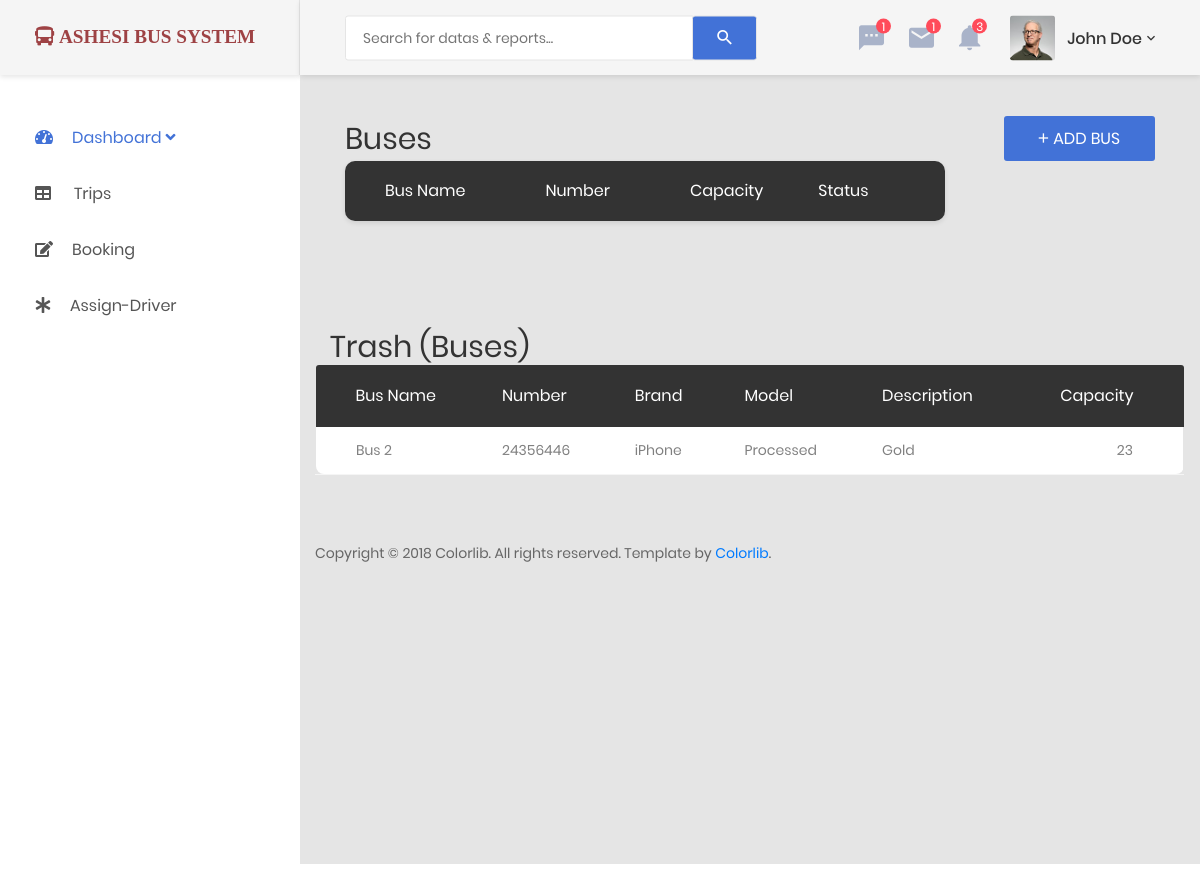
The app's page /admin/bus.php, older data.
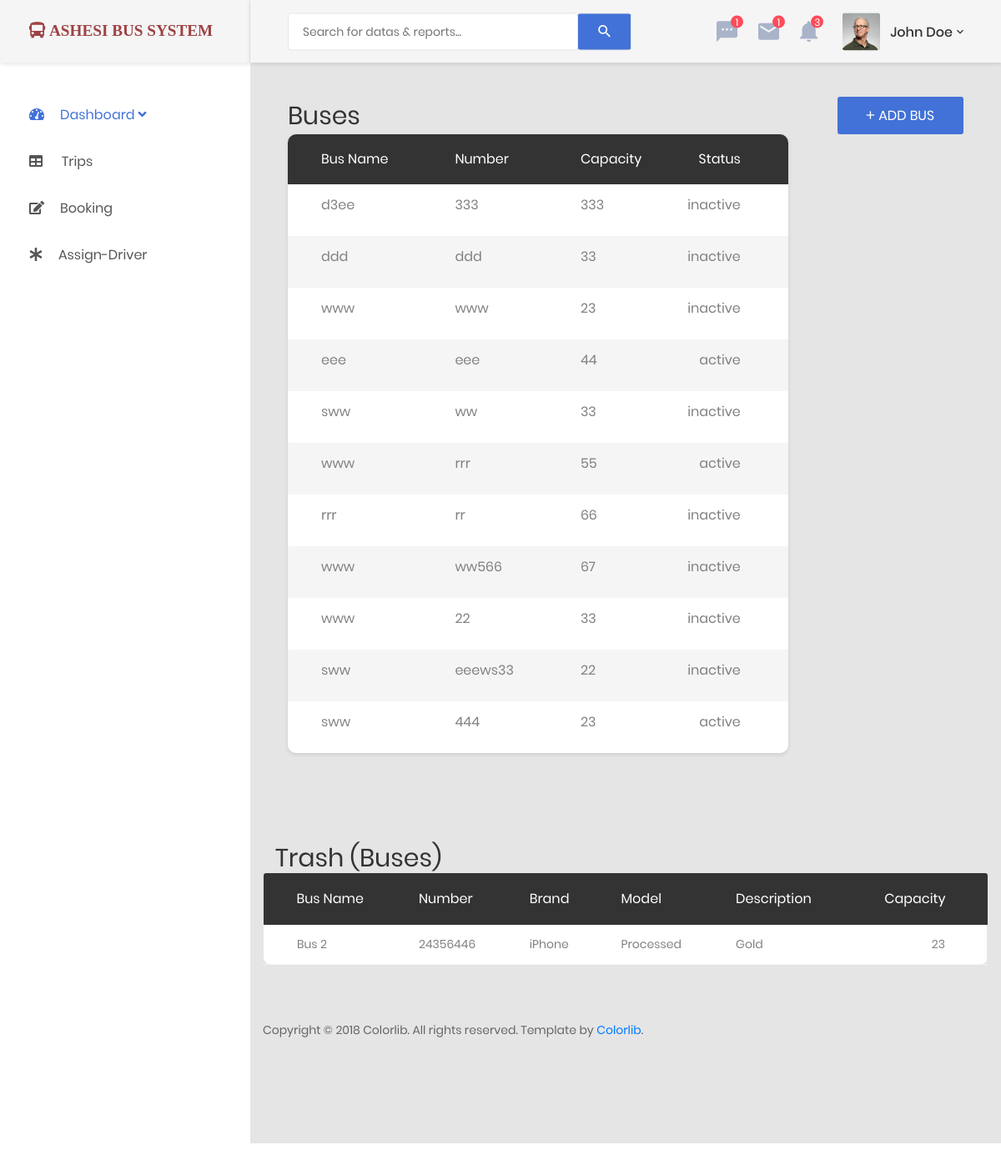
The same page, newer data.
### tables this page shows
CREATE TABLE `buses` (
  `bus_id` int(11) NOT NULL,
  `bus_number` varchar(255) NOT NULL,
  `capacity` int(11) NOT NULL,
  `bus_name` varchar(255) NOT NULL,
  `bus_status` enum('active','inactive','maintenance/unavailable') NOT NULL
);

### Functions/functions.php (called while the page is built, shortened)
<?php
require '../config/connection.php';
function get_bus_data() {
     global $connection;
    $sql = "SELECT * FROM buses";
    $result = $connection->query($sql);
    if ($result->num_rows > 0) {
        $bus_data = [];
        while ($row = $result->fetch_assoc()) {
            $bus_data[] = [
                'name' => $row['bus_name'],
                'number' => $row['bus_number'],
                'capacity' => $row['capacity'],
                'status' => $row['bus_status']
            ];
        }
        return $bus_data;
    } else {
        return [];
    }
}
?>

### admin/bus.php (the view, shortened to what this page needs)
<!DOCTYPE html>
<html lang="en">
<head>
    <?php include 'styles.php' ?>
</head>
<body>
<?php
require '../Functions/functions.php';
echo display_msg($msg); ?>
    <div class="page-wrapper">
        <?php include 'side-menu.php' ?>
        <div class="page-container">
            <div class="main-content">
                <div class="section__content section__content--p30">
                    <div class="container-fluid">
                        <div class="row">
                            <?php include 'desktop-header.php' ?>
                            <div class="col-md-12">
                                <div class="overview-wrap">
                                    <h2 class="title-1">Buses</h2>
                                    <div class="popup">
                                        <button class="au-btn au-btn-icon au-btn--blue" onclick="addBus()">
                                            <i class="zmdi zmdi-plus"></i>Add Bus</button>
                                    </div>
                                </div>
                            </div>
                            <div class="col-lg-9">
                                <div class="table-responsive table--no-card m-b-30">
                                    <table class="table table-borderless table-striped table-earning">
                                        <thead>
                                            <tr>
                                                <th>Bus Name</th>
                                                <th>Number</th>
                                                <th>Capacity</th>
                                                <th class="text-right">Status</th>
                                                <th class="text-right">Actions</th>
                                            </tr>
                                        </thead>
                                        <tbody>
                                        <?php
                                        $bus_data = get_bus_data();
                                        foreach ($bus_data as $bus) {
                                            echo "<tr>";
                                            echo "<td>{$bus['name']}</td>";
                                            echo "<td>{$bus['number']}</td>";
                                            echo "<td>{$bus['capacity']}</td>";
                                            echo "<td class='text-right'>{$bus['status']}</td>";
                                            echo "</tr>";
                                        }
                                        ?>
                                        </tbody>
                                    </table>
                                </div>
                            </div>
                        </div>
                        <br><br><br>
                      </div>
                        <div class="row">
                            <div class="col-md-12">
                                <div class="overview-wrap">
                                <div>
                                    <h2 class="title-1">Trash (Buses)</h2>
                                </div>
                            </div>
                        </div>
                        <div class="table-responsive m-b-40">
                            <table class="table table-borderless table-data3">
                                <thead>
                                    <tr>
                                        <th>Bus Name</th>
                                        <th>Number</th>
                                        <th>Brand</th>
                                        <th>Model</th>
                                        <th>Description</th>
                                        <th>Capacity</th>
                                    </tr>
                                </thead>
                                <tbody>
                                    <tr>
                                        <td>Bus 2</td>
                                        <td>24356446</td>
                                        <td>iPhone</td>
                                        <td>Processed</td>
                                        <td>Gold</td>
                                        <td>23</td>
                                    </tr>
                                </tbody>
                            </table>
                        </div>
                        <br><br><br><br><br><br>
                        <?php include 'footer.php' ?>
                    </div>
                </div>
            </div>
        </div>
    </div>
</body>
</html>

### admin/styles.php
<link href="assets/css/font-face.css" rel="stylesheet" media="all">
<link href="assets/vendor/font-awesome-4.7/css/font-awesome.min.css" rel="stylesheet" media="all">
<link href="assets/vendor/font-awesome-5/css/fontawesome-all.min.css" rel="stylesheet" media="all">
<link href="assets/vendor/mdi-font/css/material-design-iconic-font.min.css" rel="stylesheet" media="all">
<link href="assets/vendor/bootstrap-4.1/bootstrap.min.css" rel="stylesheet" media="all">
<link href="assets/vendor/animsition/animsition.min.css" rel="stylesheet" media="all">
<link href="assets/vendor/bootstrap-progressbar/bootstrap-progressbar-3.3.4.min.css" rel="stylesheet" media="all">
<link href="assets/vendor/wow/animate.css" rel="stylesheet" media="all">
<link href="assets/vendor/css-hamburgers/hamburgers.min.css" rel="stylesheet" media="all">
<link href="assets/vendor/slick/slick.css" rel="stylesheet" media="all">
<link href="assets/vendor/select2/select2.min.css" rel="stylesheet" media="all">
<link href="assets/vendor/perfect-scrollbar/perfect-scrollbar.css" rel="stylesheet" media="all">
<link href="assets/css/theme.css" rel="stylesheet" media="all">

### admin/side-menu.php (shortened to what this page needs)
<aside class="menu-sidebar d-none d-lg-block">
    <div class="logo">
        <a href="index.php">
            <span class="fa fa-bus" style="color:#9E4244; font-size: larger;" > ASHESI BUS SYSTEM </span>
        </a>
    </div>
    <div class="menu-sidebar__content js-scrollbar1">
        <nav class="navbar-sidebar">
            <ul class="list-unstyled navbar__list">
                <li class="active has-sub">
                    <a class="js-arrow" href="#">
                        <i class="fas fa-tachometer-alt" ></i>Dashboard
                        <span class="arrow">
                            <i class="fas fa-angle-down"></i>
                        </span>
                    </a>
                </li>
                <li>
                    <a href="trips.php">
                        <i class="fas fa-table"></i> Trips</a>
                </li>
                <li>
                    <a href="../booking.php">
                        <i class="fas fa-pencil-square-o"></i>Booking</a>
                </li>
                <li>
                     <a href="assign-driver.php">
                        <i class="fas fa-asterisk"></i>Assign-Driver</a>
                </li>
            </ul>
        </nav>
    </div>
</aside>

### admin/desktop-header.php (shortened to what this page needs)
<header class="header-desktop">
                <div class="section__content section__content--p30">
                    <div class="container-fluid">
                        <div class="header-wrap">
                            <form class="form-header" action="" method="POST">
                                <input class="au-input au-input--xl" type="text" name="search" placeholder="Search for datas &amp; reports..." />
                                <button class="au-btn--submit"  type="submit">
                                    <i class="zmdi zmdi-search"></i>
                                </button>
                            </form>
                            <div class="header-button">
                                <div class="noti-wrap">
                                    <div class="noti__item js-item-menu">
                                        <i class="zmdi zmdi-comment-more"></i>
                                        <span class="quantity">1</span>
                                    </div>
                                    <div class="noti__item js-item-menu">
                                        <i class="zmdi zmdi-email"></i>
                                        <span class="quantity">1</span>
                                    </div>
                                    <div class="noti__item js-item-menu">
                                        <i class="zmdi zmdi-notifications"></i>
                                        <span class="quantity">3</span>
                                    </div>
                                </div>
                                <div class="account-wrap">
                                    <div class="account-item clearfix js-item-menu">
                                        <div class="image">
                                            <img src="images/icon/avatar-01.jpg" alt="John Doe" />
                                        </div>
                                        <div class="content">
                                            <a class="js-acc-btn" href="#">john doe</a>
                                        </div>
                                    </div>
                                </div>
                            </div>
                        </div>
                    </div>
                </div>
            </header>

### admin/footer.php
<div class="row">
    <div class="col-md-12">
        <div class="copyright">
            <p>Copyright © 2018 Colorlib. All rights reserved. Template by <a href="https://colorlib.com">Colorlib</a>.</p>
        </div>
    </div>
</div>

Row changes from the older to the newer data that the page shows:
added buses: bus_name "d3ee", number "333", capacity "333", bus_status "inactive"
added buses: bus_name "ddd", number "ddd", capacity "33", bus_status "inactive"
added buses: bus_name "www", number "www", capacity "23", bus_status "inactive"
added buses: bus_name "eee", number "eee", capacity "44", bus_status "active"
added buses: bus_name "sww", bus_number "ww", capacity "33", bus_status "inactive"
added buses: bus_name "www", bus_number "rrr", capacity "55", bus_status "active"
added buses: bus_name "rrr", bus_number "rr", capacity "66", bus_status "inactive"
added buses: bus_name "www", bus_number "ww566", capacity "67", bus_status "inactive"
added buses: bus_name "www", bus_number "22", capacity "33", bus_status "inactive"
added buses: bus_name "sww", bus_number "eeews33", capacity "22", bus_status "inactive"
added buses: bus_name "sww", bus_number "444", capacity "23", bus_status "active"
